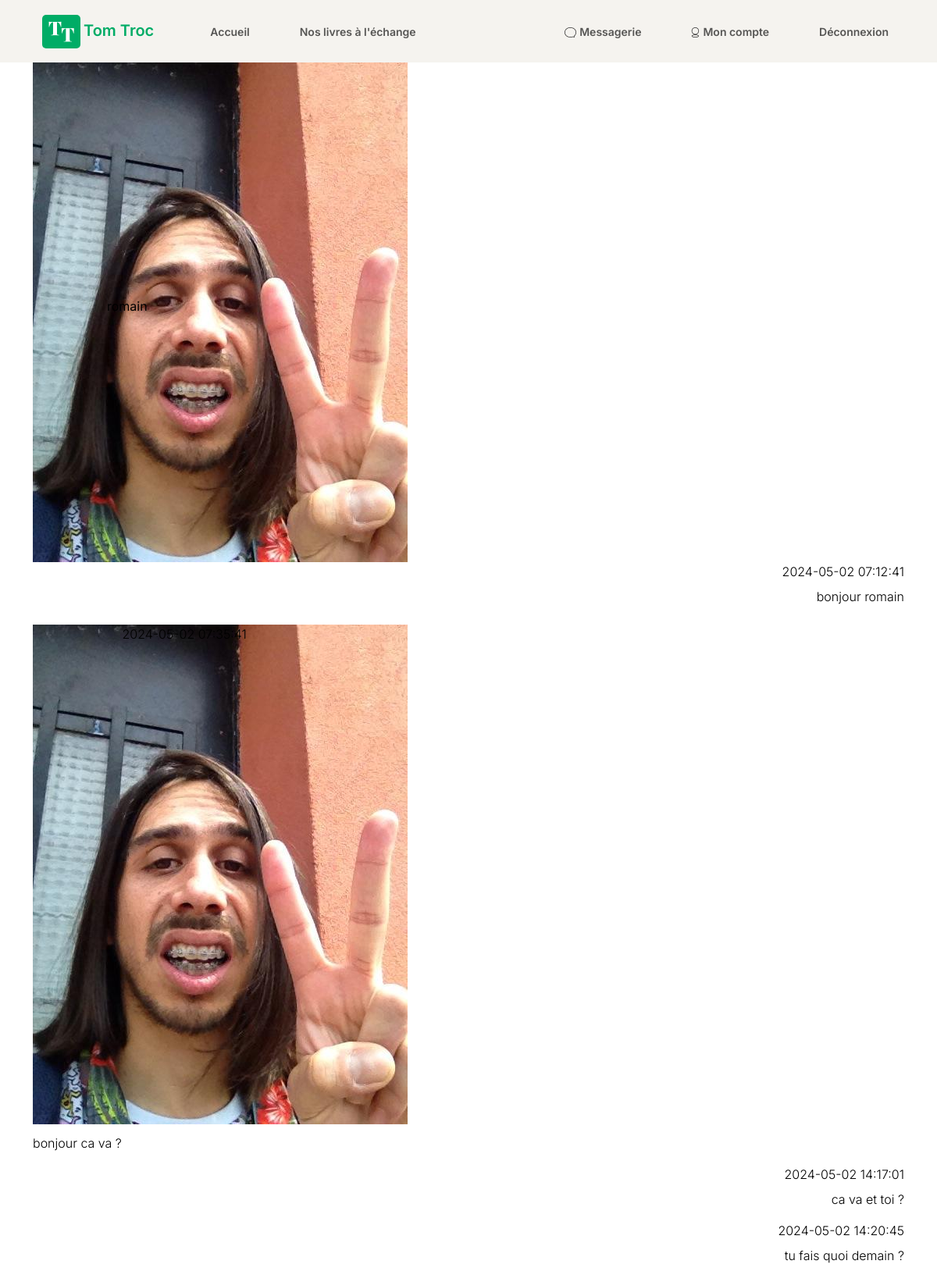
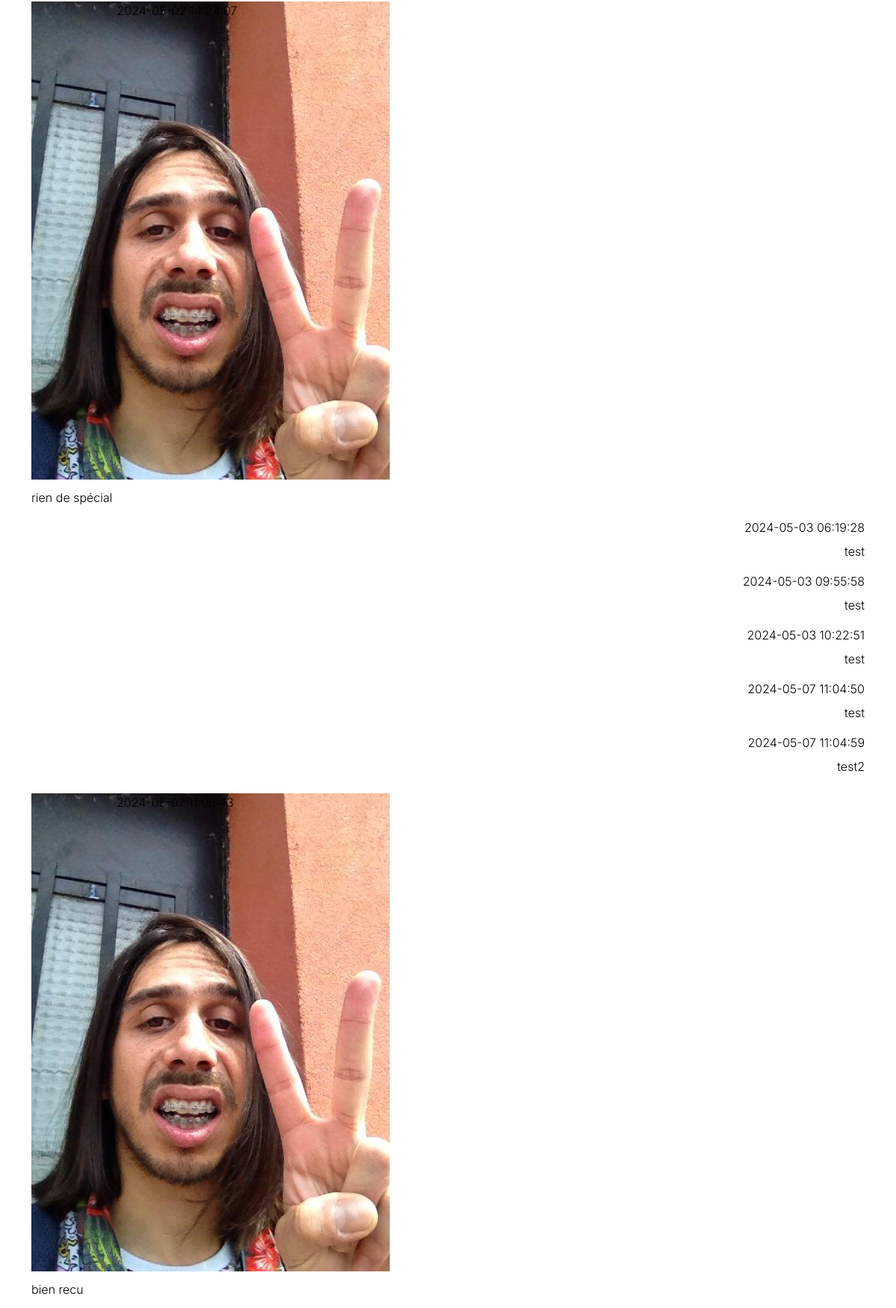
/index.php?action=displayConversation&idConversation=3&idContact=14 (signed in, upper part), run on the app's committed database (2 pictures, top to bottom).
### tables this page shows
CREATE TABLE `message` (
  `id_message` int(11) NOT NULL,
  `content` text NOT NULL,
  `id_owner` int(11) NOT NULL,
  `id_recipient` int(11) NOT NULL,
  `date` datetime NOT NULL DEFAULT CURRENT_TIMESTAMP,
  `id_conversation` int(11) NOT NULL
);

### views/View.php (called while the page is built, shortened)
<?php
class View
{
    public function render(string $viewName, array $params = []) : void
    {
        $viewPath = $this->buildViewPath($viewName);
        $content = $this->_renderViewFromTemplate($viewPath, $params);
    }
    private function _renderViewFromTemplate(string $viewPath, array $params = []) : string
    {
        if (file_exists($viewPath)) {
            extract($params);
            require($viewPath);
            return ob_get_clean();
        } else {
            throw new Exception("La vue '$viewPath' est introuvable.");
        }
    }
    private function buildViewPath(string $viewName) : string
    {
        return TEMPLATE_VIEW_PATH . $viewName . '.php';
    }
}

### controllers/MessageController.php (called while the page is built, shortened)
<?php
class MessageController
{
    public function displayConversation(){
        $idConversation = Utils::protectGet($_GET['idConversation']);
        $idContact = Utils::protectGet($_GET['idContact']);
        $data = $this->getDataConversation($idConversation, $idContact);
        $view = new View('Conversation');
        $view->render('conversation',[
            'conversation' => $data
        ]);
    }
    public function getDataConversation($idConversation, $idContact)
    {
        $imgManager = new ImgManager();
        $messageManager = new MessageManager();
        $userManager = new UserManager();
        $data = [
            'conversation' => $messageManager->getMessageByIdConversation($idConversation),
            'img' => $imgManager->getImgByOwnerId($idContact)->getName(),
            'pseudo' => $userManager->getUserById($idContact)->getPseudo(),
            'id_recipient' => $userManager->getUserById($idContact)->getIdUser(),
        ];
        return $data;
    }
}

### index.php (called while the page is built, shortened)
<?php
$action = Utils::request('action', 'home');
try {
    switch ($action) {
        case 'displayConversation':
            $messageController = new MessageController();
            $messageController->displayConversation();
            break;
    }
} catch (Exception $e) {
    $errorView = new View('Erreur');
    $errorView->render('errorPage', ['errorMessage' => $e->getMessage()]);
}

### models/Message.php (called while the page is built, shortened)
<?php
class message extends AbstractEntity
{
    private string $content;
    private int $id_owner;
    private string $date;
    public function getContent(): string
    {
        return $this->content;
    }
    public function setContent(string $content): void
    {
        $this->content = $content;
    }
    public function getIdOwner(): int
    {
        return $this->id_owner;
    }
    public function setIdOwner(int $id_owner): void
    {
        $this->id_owner = $id_owner;
    }
    public function getDate(): string
    {
        return $this->date;
    }
    public function setDate(string $date): void
    {
        $this->date = $date;
    }
}

### models/DBManager.php (called while the page is built, shortened)
<?php
class DBManager
{
    private static $instance;
    private $db;
    private function __construct()
    {
        $this->db = new PDO('mysql:host=projet_6_Php_db;dbname=Projet6_Mission;charset=utf8mb4', 'root', 'root');
        $this->db->setAttribute(PDO::ATTR_ERRMODE, PDO::ERRMODE_EXCEPTION);
        $this->db->setAttribute(PDO::ATTR_DEFAULT_FETCH_MODE, PDO::FETCH_ASSOC);
    }
    public static function getInstance() : DBManager
    {
        if (!self::$instance) {
            self::$instance = new DBManager();
        }
        return self::$instance;
    }
    public function query(string $sql, ?array $params = null) : PDOStatement
    {
        if ($params == null) {
            $query = $this->db->query($sql);
        } else {
            $query = $this->db->prepare($sql);
            $query->execute($params);
        }
        return $query;
    }
}

### models/MessageManager.php (called while the page is built, shortened)
<?php
class MessageManager extends AbstractEntityManager
{
    public function getMessageByIdConversation(int $id_conversation)
    {
        $sql = "SELECT * FROM message WHERE id_conversation = :id_conversation order by date desc  ";
        $result = $this->db->query($sql,
            ['id_conversation' => $id_conversation]
        );
        $messages = [];
        foreach ($result->fetchAll() as $dataMessage){
            $messages [] = new Message($dataMessage);
        }
        return $messages;
    }
}

### models/AbstractEntityManager.php (called while the page is built, shortened)
<?php
abstract class AbstractEntityManager {
    public function __construct()
    {
        $this->db = DBManager::getInstance();
    }
}

### models/AbstractEntity.php (called while the page is built, shortened)
<?php
abstract class AbstractEntity
{
    protected int $id = -1;
    public function setId(int $id) : void
    {
        $this->id = $id;
    }
    public function getId() : int
    {
        return $this->id;
    }
}

### views/templates/conversation.php (the view, shortened to what this page needs)
<div class="container-fluid-newConversation">
    <div class="container">
        <div id="newConversation">
            <div class="row dataMessage">
                <div class="col-md-1 text-center d-flex align-items-center">
                    <img class="messagingPicture" src="<?php echo ROOT_DIR; ?>/views/img/admin/<?php echo $conversation['img']; ?>"/>
                </div>
                <div class="col-md-1 d-flex align-items-center">
                    <p><strong><?php echo $conversation['pseudo']; ?></strong></p>
                </div>
            </div>
            <div class="scrollBar">
                <?php foreach (array_reverse ($conversation['conversation']) as $content):
                    if($content->getIdOwner() === $_SESSION['user']->getId()): ?>
                        <div class="message d-flex align-items-end flex-column">
                            <span><?php echo $content->getDate(); ?></span>
                            <div class="d-flex align-items-end myMessage flex-column">
                                <p class="pt-2"><?php echo $content->getContent(); ?></p>
                            </div>
                        </div>
                    <?php else: ?>
                        <div class="message d-flex align-items-start flex-column">
                            <div class="row pb-1 pt-2">
                                <div class="col-md-2"><img class="messagingPicture mini" src="<?php echo ROOT_DIR; ?>/views/img/admin/<?php echo $conversation['img']; ?>"/></div>
                                <div class="col-md-10"><span><?php echo $content->getDate(); ?></span></div>
                            </div>
                            <div class="yourMessage">
                                <p class="pt-2"><?php echo $content->getContent(); ?></p>
                            </div>
                        </div>
                    <?php endif; ?>
                <?php endforeach; ?>
            </div>
        </div>
    </div>
</div>

### views/css/front.css (style rules this page uses)
body { font-family: "Inter", serif; font-weight: 300; color: #000000; }

### data on the page
message: date "2024-05-02 07:12:41", content "bonjour romain"
message: date "2024-05-02 07:35:41", content "bonjour ca va ?"
message: date "2024-05-02 14:17:01", content "ca va et toi ?"
message: date "2024-05-02 14:20:45", content "tu fais quoi demain ?"
message: date "2024-05-02 14:24:07", content "rien de spécial"
message: date "2024-05-03 06:19:28", content "test"
message: date "2024-05-03 09:55:58", content "test"
message: date "2024-05-03 10:22:51", content "test"
message: date "2024-05-07 11:04:50", content "test"
message: date "2024-05-07 11:04:59", content "test2"
message: date "2024-05-07 11:06:43", content "bien recu"

### other printed values
$conversation['pseudo'] "romain"
